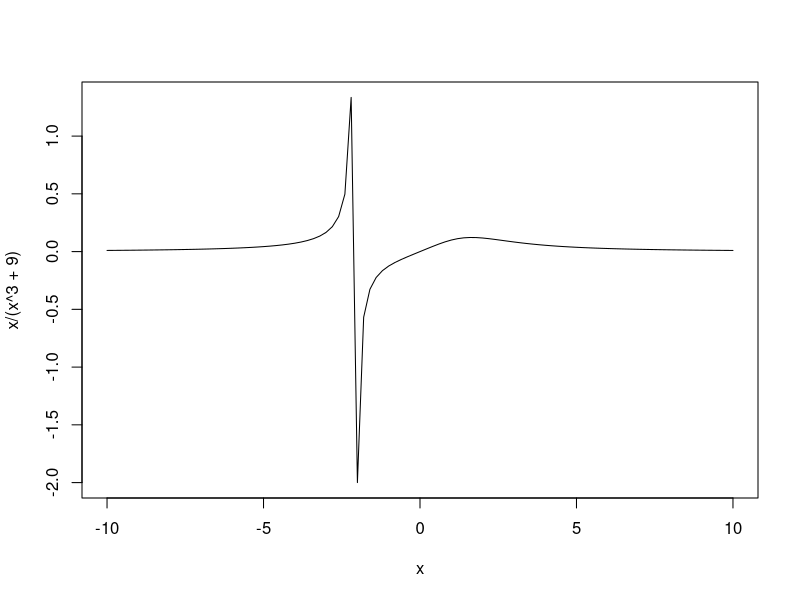

Recreate this plot in R. (Note: this script raises an error after producing the figure.)
## ---- chunk 1
knitr::opts_chunk$set(collapse = TRUE)
## ---- chunk 2
  model <- lm(mpg ~ wt, data = mtcars)
  print(model)
  summary(model)
## ---- chunk 3
  curve(x / (x^3 + 9), -10, 10)
## ---- chunk 4
  expressions <- alist(-x ^ p, -(x) ^ p, (-x) ^ p, -(x ^ p))
  x <- c(-5, -5, 5, 5)
  p <- c(2, 3, 2, 3)
  output <- data.frame(x,
                       p,
                       setNames(lapply(expressions, eval), sapply(expressions, deparse)),
                       check.names = FALSE)
  print(output, row.names = FALSE)
## ---- chunk 5
  methods(plot)
## ---- chunk 6
  c(list(1, 2, 3), LETTERS[1:5])
## ---- chunk 7
  gregexpr("a", c("greatgreat", "magic", "not"))
## ---- chunk 8
  nchar(10000)
  nchar(100000)
  a <- 10000
  nchar(a) == nchar(a * 100)
## ---- chunk 9
  x <- diag(3)
  x
  typeof(x)
  class(x)
  attributes(x)
  str(x)
  dput(x) #Dirty trick, don't use in practice.
## ---- chunk 10
  x <- 1
  replicate(5, x <- x+1)
  x
  replicate(5, x <<- x+1)
  x
## ---- chunk 11
  x <- 1
  (function(x) eval(quote(x + 1)))(100)
  (function(x) eval(quote(x + 1), envir = parent.frame()))(100)
## ---- chunk 12
  switch(3, "foo", "bar")
  switch("c", a = "foo", b = "bar")
  print(switch("c", a = "foo", b = "bar")) #Showing off the return value.
## ---- chunk 13
  a <- c(Alice = 1, Bob = 2)
  a["Alice"]
  a[["Alice"]]
## ---- chunk 14
  (c <- b <- diag(3))
  b[] <- 5
  c <- 5
  b
  c
## ---- chunk 15
  data.frame(x = 1:3, x = 11:13)
  #Notice the x.1? You didn't ask for that. To get x twice, you need this:
  correctNames <- data.frame(x = 1:3, x = 11:13, check.names = FALSE)
  correctNames
  correctNames[1:3, ]#As expected.
  correctNames[1:2]#What?
## ---- chunk 16
  library(tibble)
  #We can't repeat our original first line, because tibble(x = 1:5, x = 11:15) throws an error:
  ## > tibble(x = 1:5, x = 11:15)
  ## Error: Column name `x` must not be duplicated.
  ## Use .name_repair to specify repair.
  #We follow the error's advice.
  #The .name_repair argument provides a few useful options, so we must pick one.
  correctNames <- tibble(x = 1:5, x = 11:15, .name_repair = "minimal")
  correctNames
  correctNames[1:3,]#Good
  correctNames[1:2]#Still good!
## ---- chunk 17
   as.data.frame(list(1, 2, 3, 4, 5), col.names = paste("foo=bar", 6:10))
   as.data.frame(list(1, 2, 3, 4, 5), col.names = paste("foo=bar", 6:10), check.names = FALSE)#The fix.
## ---- chunk 18
  matrix(1:9, 3, 3)
## ---- chunk 19
  head(Nile)
  duplicated(head(Nile))
  head(Nile)[duplicated(head(Nile))]
## ---- chunk 20
  a <- 1:5
  a[-1] <- 12:15
  a
## ---- chunk 21
  ## > mtcars[-"wt"]
  ## Error in -"wt" : invalid argument to unary operator
## ---- chunk 22
  (mat <- cbind(1:4, 4:1))
  mat[, -1]
  mat[, -1, drop=FALSE]
## ---- chunk 23
  mat <- cbind(1:4, 4:1)
  (frame <- as.data.frame(mat))
  frame[, -1]
  frame[, -1, drop=FALSE]
  frame[-1]#1D subsetting
## ---- chunk 24
  library(tibble)
  mat <- cbind(1:4, 4:1)
  (tib <- as_tibble(mat))
  tib[, -1]
  tib[, -1, drop=FALSE]
  tib[-1]
  tib[, -1, drop=TRUE]
## ---- chunk 25
  library(tibble)
  colMatrix <- matrix(1:3)
  colMatrix
  colMatrix[,]
  rowMatrix <- matrix(1:3, ncol = 3)
  rowMatrix
  rowMatrix[,]
  colFrame <- as.data.frame(colMatrix)
  colFrame
  colFrame[,]
  rowFrame <- as.data.frame(rowMatrix)
  rowFrame
  rowFrame[,]
  colTib <- as_tibble(colMatrix)
  colTib
  colTib[,]
  rowTib <- as_tibble(rowMatrix)
  rowTib
  rowTib[,]
## ---- chunk 26
  library(tibble)
  list(Bob = 5, Dobby = 7)$B
  env <- list2env(list(Bob = 5, Dobby = 7))
  env$B
  data.frame(Bob = 5, Dobby = 7)$B
  tibble(Bob = 5, Dobby = 7)$B
## ---- chunk 27
  library(tibble)
  list(Bob = 5, Bobby = 7)$B
  env <- list2env(list(Bob = 5, Bobby = 7))
  env$B
  data.frame(Bob = 5, Bobby = 7)$B
  tibble(Bob = 5, Bobby = 7)$B
## ---- chunk 28
  mtcars$di
  mtcars$dr
  mtcars$d
## ---- chunk 29
  library(tibble)
  mtTib <- as_tibble(mtcars)
  mtTib$di
  mtTib$dr
  mtTib$d
  mtcars[["d", exact = FALSE]]
  mtTib[["d", exact = FALSE]]
## ---- chunk 30
  mtcars$mpg
  typeof(mtcars$mpg)
## ---- chunk 31
  mtcars["mpg"]
  typeof(mtcars["mpg"])
## ---- chunk 32
  mtcars[, "mpg"]
  mtcars[["mpg"]]
## ---- chunk 33
  length(LETTERS)
  LETTERS[c(1, 5, 20, 100)]
  LETTERS[rep(TRUE, 100)]
## ---- chunk 34
  typeof(letters)
  named <- setNames(letters, LETTERS)
  tail(named)
  named["Z"]
  named["Z"] <- "Super!"
  tail(named)
  #So subsetting and subassignment work just fine. However, for NULL...
  ## > named["Z"] <- NULL
  ## Error in named["Z"] <- NULL : replacement has length zero
  #But for a data frame, this is just fine.
  (data <- data.frame(A = 1, B = 2, Z = 3))
  data["Z"] <- NULL
  data
## ---- chunk 35
  a <- diag(3)
  colnames(a) <- LETTERS[1:3]
  a
  a["A"]
  a["Z"]
## ---- chunk 36
  a <- diag(3)
  colnames(a) <- LETTERS[1:3]
  colnames(a)
  names(a)
  names(mtcars)
  colnames(mtcars)
  identical(names(mtcars), colnames(mtcars))
## ---- chunk 37
  a <- diag(3)
  (a <- setNames(a, LETTERS[1:3]))
  a["A"]
  a["Z"]#For a data frame, this would be an error...
## ---- chunk 38
  a <- setNames(diag(3), LETTERS[1:3])
  colnames(a) <- LETTERS[1:3]
  a
  a["A"]
  a["Z"]
  a[, "A"]
  #I'd love to show a[, "Z"], but it throws the error "Error in a[, "Z"] : subscript out of bounds".
  #This is clearly consistent with a["Z"] and my earlier bits on out-of-bounds stuff not throwing errors. 
## ---- chunk 39
  #Data frames are fine.
  head(within(mtcars, remove("mpg")))
  #Named atmomic vectord are not.
  ## > within(setNames(letters, LETTERS), remove("Z"))
  ## Error in UseMethod("within") : 
  ##   no applicable method for 'within' applied to an object of class "character"
## ---- chunk 40
  namedVect <- setNames(letters, LETTERS)
  namedVect[!names(namedVect) %in% c("A", "Z")]
## ---- chunk 41
  namedVect <- setNames(letters, LETTERS)
  Filter(function(x) names(x) == "A", namedVect)
  head(lapply(namedVect, function(x) names(x) == "A"))
  head(sapply(namedVect, function(x) names(x) == "A"))
## ---- chunk 42
  x <- 1:10
  x[20]
  x
  x[-20]
  identical(x, x[-20])
## ---- chunk 43
  dupe <- cbind(mtcars, foo = 3, foo = 4)
  head(dupe)
  head(within(dupe, rm(carb, foo)))
## ---- chunk 44
  #First, I'll show subset() working as normal and save us some space.
  mtcars2 <- subset(mtcars, mpg > 25, select = -c(cyl, disp, hp, wt))
  mtcars2
  dupe <- cbind(mtcars2, foo = 3, foo = 4, foo = 5)
  dupe
  subset(dupe, select = -foo)#Names have silently changed and only one foo was dropped.
  subset(dupe, select = -c(foo, foo))#Identical to previous.
  subset(dupe, select = -carb)#Foo's names have silently changed, despite us not touching foo!
  subset(dupe, select = -c(carb, foo))#Names have silently changed and only one foo was dropped.
## ---- chunk 45
  Nile
  setdiff(Nile, 1160)#Not a time series any more.
  setdiff(Nile, 0)#Hey, where did the other 1160s go?
## ---- chunk 46
  head(mtcars)
  head(mtcars[setdiff(names(mtcars), "wt")])
## ---- chunk 47
  Nile
  Nile[-which(Nile==1160)]#This is fine.
  which(Nile==11600)
  Nile[-which(Nile==11600)]#This is not.
## ---- chunk 48
  Nile[!Nile %in% 1160]
  Nile[!Nile %in% 11600]
## ---- chunk 49
  mtcars[mtcars$mpg < 20 && mtcars$hp > 150,]
  mtcars[mtcars$mpg < 20 & mtcars$hp > 150,]
## ---- chunk 50
  (a <- diag(4))
  (b <- as.data.frame(a))
  length(a)
  length(b)
## ---- chunk 51
  paste("Alice", "Bob", "Charlie")
  paste(c("Alice", "Bob", "Charlie"))
  paste("Alice", "Bob", "Charlie", collapse = "")
  paste(c("Alice", "Bob", "Charlie"), collapse = "")
## ---- chunk 52
  max(100:200, 250:350, 276)
## ---- chunk 53
  pmax(100:200, 250:350, 276)
## ---- chunk 54
  Map(sum, 1:6, 1:3)
  Map(sum, 1:6, 1:4)
## ---- chunk 55
  library(tibble)
  ## > tibble(1:4, 1:2)
  ## Error: Tibble columns must have compatible sizes.
  ## * Size 4: Existing data.
  ## * Size 2: Column at position 2.
  ## ℹ Only values of size one are recycled.
  ## Run `rlang::last_error()` to see where the error occurred.
  data.frame(1:4, 1:2)
  library(purrr)
  ## > map2(1:6, 1:3, sum)
  ## Error: Mapped vectors must have consistent lengths:
  ## * `.x` has length 6
  ## * `.y` has length 3
  map2(1:6, 1, sum)
## ---- chunk 56
  c(4, 6) == 1:10
  c(4, 6, 4, 6, 4, 6, 4, 6, 4, 6) == 1:10
  c(4, 6) %in% 1:10
  all(c(4, 6) %in% 1:10)
## ---- chunk 57
  strsplit("Alice", c("l", "c"))
  strsplit("Alice", "l")
  strsplit(c("Alice", "Boblice"), c("l", "c"))
## ---- chunk 58
  a <- 1:10
  a + rep(1, 9) #Arithmetic; Gives a warning.
  a[rep(TRUE, 9)] #Logical subsetting; 10 results without warning.
  a[c(TRUE, FALSE, TRUE)] #Again, 10 results. Shouldn't it be either 10 with a warning or just 3?
## ---- chunk 59
  arithmetic <- c(2, NA)
  arithmetic + c(11, 12, 13, 14) #Keeps NA and recycles.
  logic <- c(TRUE, FALSE, TRUE, NA)
  LETTERS[logic]
  LETTERS[arithmetic] #Keeps NA and recycling is not expected.
## ---- chunk 60
  m <- matrix(1:4, nrow = 2, ncol = 2)
  rep(m, 5)
  rep(list(m), 5)
## ---- chunk 61
  list(1:4) %in% list(5:10, 10:15, 1:4)
  1:4 %in% list(5:10, 10:15, 1:4)
## ---- chunk 62
  replicate
## ---- chunk 63
  lapply
## ---- chunk 64
  a <- b <- diag(3)
  (colnames(a) <- c("I", "Return", "Me"))
  a#Changed
  setNames(b, c("I", "Return", "b"))
  b#Not changed
## ---- chunk 65
  a <- diag(3)
  colnames(a) <- c("Not", "A", "Problem")
 ## > colnames(diag(3)) <- c("Big", "Bad", "Bug")
 ## Error in colnames(diag(3)) <- c("Big", "Bad", "Bug") : 
 ##  target of assignment expands to non-language object
 ## > colnames(a <- diag(3)) <- c("Has", "Similar", "Problem")
 ## Error in colnames(a <- diag(3)) <- c("Has", "Similar", "Problem") : 
 ##  object 'a' not found
## ---- chunk 66
  setNames(diag(3), c("Works", "Just", "Fine"))
  setNames(a <- diag(3), c("Works", "Just", "Fine"))
## ---- chunk 67
  (mat <- matrix(1:9, nrow = 3, byrow = TRUE))
  sapply(mat, max)
## ---- chunk 68
  mat <- matrix(1:9, nrow = 3, byrow = TRUE)
  sapply(mat, sum)
## ---- chunk 69
  mat <- matrix(1:9, nrow = 3, byrow = TRUE)
  sapply(1:3, function(x) sum(mat[x, ]))
  sapply(1:3, function(x) max(mat[x, ]))
## ---- chunk 70
  mat <- matrix(1:9, nrow = 3, byrow = TRUE)
  apply(mat, MARGIN = 1, sum)
   apply(mat, MARGIN = 1, max)
## ---- chunk 71
  a <- diag(3)
  class(a)
  is.object(a)
## ---- chunk 72
  length(quote(5^30))
  length(quote(5^30 + 1))
  length(quote(5^30 + 12))
  length(quote(1))
  length(quote(length(1)))
## ---- chunk 73
  attr(mtcars, "class")
  class(mtcars)
  is.object(mtcars)
## ---- chunk 74
  is(mtcars)
## ---- chunk 75
    (withoutLabels <- factor(rep(seq(from = 2, by = 2, to = 10), 3)))
    (withLabels <- factor(rep(seq(from = 2, by = 2, to = 10), 3), labels = LETTERS[1:5]))
    fList <- list(withoutLabels, withLabels)
    #Just to make sure that we're on the same page, here's the output of str().
    #The internal integers are in plain sight.
    lapply(fList, str)
    #Nothing surprising to start:
    lapply(fList, levels)
    #as.character() returns the non-attribute part of what you get when you print the factor
    #i.e. the result of mapping its internal integers to its character vector of levels.
    #Notice that these are characters. It's not obvious from printing your factors that
    #the non-attribute part becomes a character.
    lapply(fList, as.character)
    #Calling `as.numeric()` on a factor does not return the original numbers.
    #It returns the underlying integers.
    #Why would you ever want or expect these?
    lapply(fList, as.numeric)
    #Subsetting with factors always treats them as their integer base type.
    #If the factor fundamentally has nothing to do with integers
    #(e.g. if you made the factor from something that was originally a set of characters),
    #then you can expect nonsense.
    #If the factor did originally have something to do with integers,
    #then you're probably going to be very confused because it hasn't subsetted with
    #the numbers that you get from printing the factor.
    #In short, it's almost never a good idea, but R lets you do it anyway.
    #Now ask yourself: What is the point of having a categorical data type if
    #it's not practical to subset with?
    lapply(fList, function(f) levels(f)[f])
    lapply(fList, function(f) as.numeric(levels(f))[f])
    lapply(fList, function(f) as.numeric(as.character(f)))
## ---- chunk 76
  names(mtcars)
  names(mtcars) <- LETTERS[1:11]
  head(mtcars, 2)
## ---- chunk 77
  names(mtcars) <- LETTERS[1:11]
  a <- rep(c("example", "text"), length.out = 11)
  names(a) <- LETTERS[12:22]
  a
  names(a) <- names(mtcars)
  a
## ---- chunk 78
  1:2
  1:1
  1:0
  1:-1
## ---- chunk 79
  seq_len(2)
  seq_len(1)
  seq_len(0)
  #seq_len(-1) is an error.
## ---- chunk 80
  -6/2:3 #Treated as -6/(2:3)
## ---- chunk 81
  3^1:5 #Treated as (3^1):5
## ---- chunk 82
  head(airquality)
  head(subset(airquality, Wind * 5 > Temp))
  Temp <- 90000000
  head(subset(airquality, Wind * 5 > Temp))#Identical to the previous call.
## ---- chunk 83
  seq_len(4.8) #Not an error
  1:4.8
  a <- 1:10
  a[4.8]
  a[-4.8]
  sample(4.8)
## ---- chunk 84
  i <- 2000
  for(i in 1:10){}
  i
## ---- chunk 85
  plot(Nile)
  library(magrittr)
  Nile %>% plot()
  Nile |> plot() #The same as plot(Nile)
